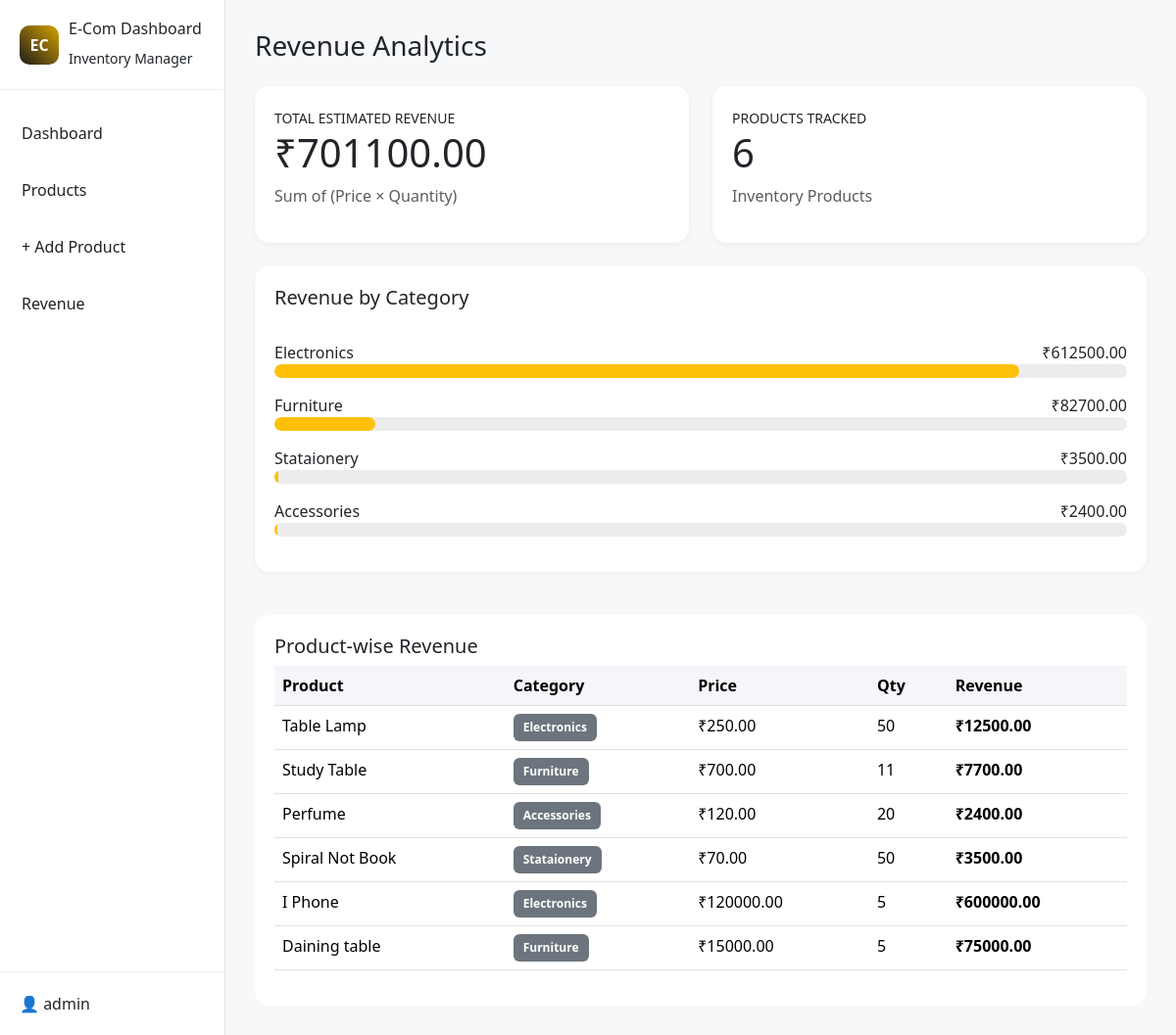
Screenshot of /revenue/ with the database file from the repository.
### inventory/models.py (models this page shows, shortened)
class Product(models.Model):
    name = models.CharField(max_length=255)
    category = models.CharField(max_length=100)
    price = models.DecimalField(max_digits=12, decimal_places=2)
    quantity = models.PositiveIntegerField()
    supplier = models.CharField(max_length=255)
    added_date = models.DateField(auto_now_add=True)
    class Meta:
        ordering = ["-id"]
    @property
    def revenue(self):
        return self.price * self.quantity

### inventory/views.py (the view)
# urls.py: path("revenue/", views.revenue, name="revenue"),
def revenue(request):
    products = Product.objects.all()
    total_revenue = sum((p.revenue for p in products), Decimal("0"))
    category_totals = {}
    for product in products:
        category_totals[product.category] = (
            category_totals.get(product.category, Decimal("0")) + product.revenue
        )
    category_revenue = []
    for category, amount in category_totals.items():
        percent = (amount / total_revenue * 100) if total_revenue else Decimal("0")
        category_revenue.append({
            "category": category,
            "revenue": amount.quantize(Decimal("0.01")),
            "percent": percent.quantize(Decimal("0.01")),
        })
    category_revenue.sort(key=lambda item: item["revenue"], reverse=True)
    return render(request, "inventory/revenue.html", {
        "products": products,
        "total_products": products.count(),
        "total_revenue": total_revenue.quantize(Decimal("0.01")),
        "category_revenue": category_revenue,
    })

### inventory/templates/inventory/revenue.html
{% extends 'inventory/base.html' %}
{% block content %}
<h3 class="mb-4">Revenue Analytics</h3>
<div class="row"><div class="col-md-6"><div class="stat-card"><small>TOTAL ESTIMATED REVENUE</small><h1>₹{{ total_revenue }}</h1><p class="text-muted">Sum of (Price × Quantity)</p></div></div>
<div class="col-md-6"><div class="stat-card"><small>PRODUCTS TRACKED</small><h1>{{ total_products }}</h1><p class="text-muted">Inventory Products</p></div></div></div>
<br><div class="card-box"><h5>Revenue by Category</h5><br>
{% for item in category_revenue %}<div class="d-flex justify-content-between"><span>{{ item.category }}</span><span>₹{{ item.revenue }}</span></div>
<div class="progress mb-3"><div class="progress-bar bg-warning" style="width: {{ item.percent }}%"></div></div>
{% empty %}<p class="text-muted">No revenue data available.</p>{% endfor %}
</div><br>
<div class="table-box"><h5>Product-wise Revenue</h5><table class="table"><thead><tr><th>Product</th><th>Category</th><th>Price</th><th>Qty</th><th>Revenue</th></tr></thead><tbody>
{% for p in products %}<tr><td>{{ p.name }}</td><td><span class="badge bg-secondary">{{ p.category }}</span></td><td>₹{{ p.price }}</td><td>{{ p.quantity }}</td><td><strong>₹{{ p.revenue }}</strong></td></tr>
{% empty %}<tr><td colspan="5" class="text-center text-muted">No products found.</td></tr>{% endfor %}
</tbody></table></div>
{% endblock %}

### inventory/static/inventory/style.css (style rules this page uses)
body { margin:0; background:#f7f8fa; font-family:Segoe UI; }
.card-box { background:white; padding:20px; border-radius:15px; box-shadow:0 2px 6px rgba(0,0,0,.05); }
.stat-card { background:white; padding:20px; border-radius:15px; box-shadow:0 2px 6px rgba(0,0,0,.05); }
.table-box { background:white; padding:20px; border-radius:15px; margin-top:20px; }
.table th { background:#f4f6f9; }
.badge { padding:8px 10px; }
.progress { height:14px; border-radius:10px; background:#ececec; }
.progress-bar { border-radius:10px; }

### rows the page displays
Product: category "Electronics", name "Table Lamp", category "Electronics", price "250.00", quantity "50", revenue "12500.00"
Product: category "Furniture", name "Study Table", category "Furniture", price "700.00", quantity "11", revenue "7700.00"
Product: category "Stataionery", name "Spiral Not Book", category "Stataionery", price "70.00", quantity "50", revenue "3500.00"
Product: category "Accessories", name "Perfume", category "Accessories", price "120.00", quantity "20", revenue "2400.00"
Product: name "I Phone", category "Electronics", price "120000.00", quantity "5", revenue "600000.00"
Product: name "Daining table", category "Furniture", price "15000.00", quantity "5", revenue "75000.00"

### other values shown
{{ total_revenue }} "701100.00"
{{ total_products }} "6"
{{ item.revenue }} "612500.00" "82700.00" "3500.00" "2400.00"
